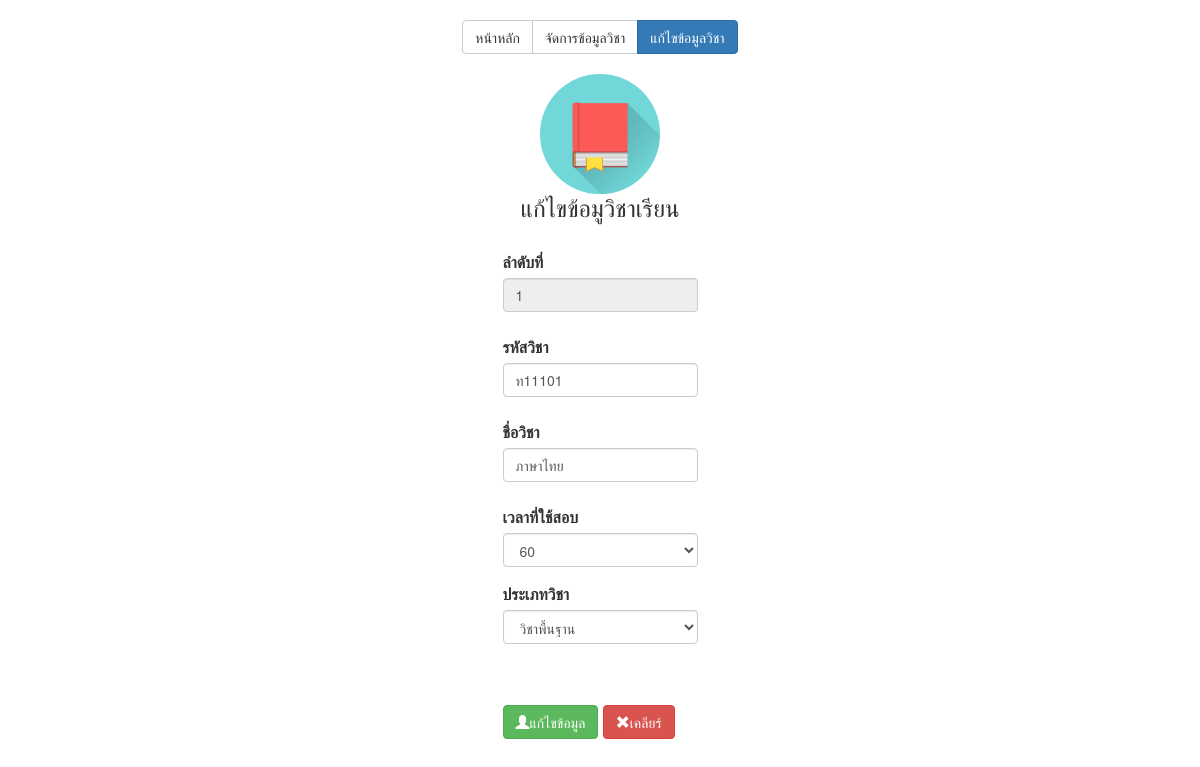
Screenshot of /includes/Subjects.Edit.php?sno=1 (signed in) with the database file from the repository.
### tables this page shows
CREATE TABLE `subject` (
  `sno` int(11) NOT NULL AUTO_INCREMENT ,
  `sids` varchar(30) default NULL,
  `sname` varchar(50) default NULL,
  `times` smallint(6) default NULL,
  `stype` smallint(6) default NULL,
  PRIMARY KEY  (`sno`)
);

### includes/Subjects.Edit.php (the view, shortened to what this page needs)
           <link href="https://maxcdn.bootstrapcdn.com/bootstrap/3.3.5/css/bootstrap.min.css" rel="stylesheet">
           <div class="main-wrapper"><br>
           <div align="Center">
                                  <div class="btn-group">
                                   <a class="btn btn-default" href="..\admin1.php" role="button">หน้าหลัก</a>
                                   <a class="btn btn-default" href="..\Subjects.php" role="button">จัดการข้อมูลวิชา</a>
                                   <button type="button" class="btn btn-primary">แก้ไขข้อมูลวิชา</button>
                                   </div>
           </div>
                 <form action="Subjects.EditSave.php?Sno=<?php echo $_GET["sno"];?>" name="frmEdit" method="post">
                 <?php
                 $strSQL = "SELECT * FROM subject WHERE sno = '".$_GET["sno"]."' ";
                 $objQuery = mysql_query($strSQL);
                 $objResult = mysql_fetch_array($objQuery);
                 if(!$objResult)
                 {
                   echo "Not found Sno=".$_GET["sno"];
                 }
                 else
                 {
                 ?>
<h3 align="center"><img src = "../Images/Subject.png" width='120' border="0"><br>แก้ไขข้อมูวิชาเรียน</td></h3><br>
               <div class="container" ng-app="myApp" ng-controller="customersController">
               <table align="center" width="100%">
                   <tr align="center">
                       <td align="center">
<table align="100">
                               <tr>
                                   <td align="left">
                                      <form action="includes/Subjects.inc.php" name="frmAdd" method="POST">
                                           <label for="sel1">ลำดับที่</label>
                                           <input class="form-control" type="text" name="sno" placeholder="ลำดับที่" value="<?php echo $objResult["sno"];?>" disabled="disabled"><br>
                                           <label for="sel1">รหัสวิชา</label>
                                           <input class="form-control" type="text" name="sids" placeholder="รหัสวิชา" value="<?php echo $objResult["sids"];?>"><br>
                                           <label for="sel1">ชื่อวิชา</label>
                                           <input class="form-control" type="text" name="sname" placeholder="ชื่อวิชา" value="<?php echo $objResult["sname"];?>"><br>
                                           <div class="form-group">
                                           <label for="sel1">เวลาที่ใช้สอบ</label>
                                             <select class="form-control" name="times" value="<?php echo $objResult["times"];?>">
                                               <option value="60">60</option>
                                             </select>
                                           </div>
                                           <div class="form-group">
                                           <label for="sel1">ประเภทวิชา</label>
                                             <select class="form-control" name="stype" value="<?php echo $objResult["stype"];?>">
                                               <option value="0" selected="selected">วิชาพื้นฐาน</option>
                                             </select>
                                           </div><br><br>
                                           <button class="btn btn-success" ng-click="editUser('new')" type="submit" name="submit">
                                           <span class="glyphicon glyphicon-user"></span>แก้ไขข้อมูล</button>
                                           <button class="btn btn-danger" ng-click="editUser('new')" type="reset" name="Reset">
                                           <span class="glyphicon glyphicon-remove"></span>เคลียร์</button>
                                       </form>
                                   </td>
                               </tr>
                           </table>
 <?php
 }
 ?>

### rows the page displays
subject: sno "1", sids "ท11101", sname "ภาษาไทย", times "60", stype "วิชาพื้นฐาน"
